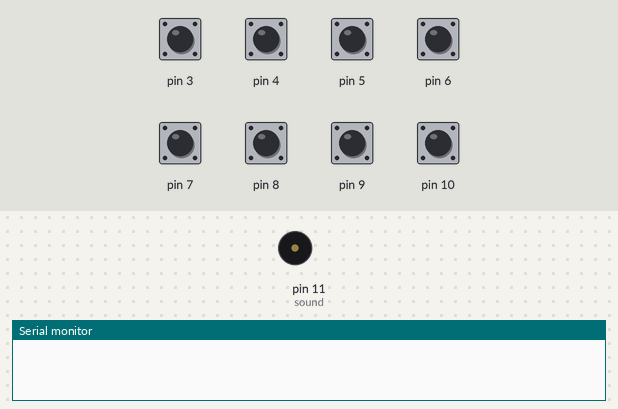
Simulated run of this sketch. Board: Arduino Uno, built with avr-gcc and run on an emulated ATmega328P. Parts: buzzer (waves = sounding), the last lines printed to the serial monitor. Inputs (shaded band) come from the test bench; at power-on: pin 3–10 HIGH.

Above: at 0.0 s.
At 2.5 s:
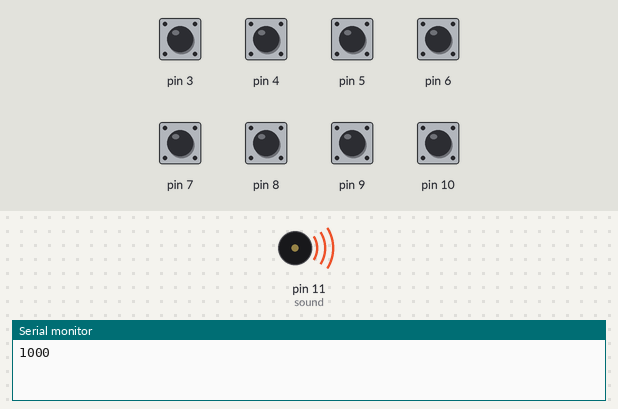
Timing chart, 0 to 4.0 s (numbered marks = the images above):
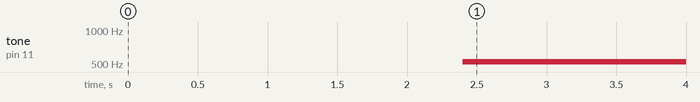

The sketch:

piano_miercuri_robotics_for_life.ino
```cpp
#include <CapacitiveSensor.h>

CapacitiveSensor cs_2_3 = CapacitiveSensor(2,3);        // 10M resistor between pins 4 & 2, pin 2 is sensor pin, add a wire and or foil if desired
CapacitiveSensor cs_2_4 = CapacitiveSensor(2,4);
CapacitiveSensor cs_2_5 = CapacitiveSensor(2,5);
CapacitiveSensor cs_2_6 = CapacitiveSensor(2,6);
CapacitiveSensor cs_2_7 = CapacitiveSensor(2,7);
CapacitiveSensor cs_2_8 = CapacitiveSensor(2,8);
CapacitiveSensor cs_2_9 = CapacitiveSensor(2,9);
CapacitiveSensor cs_2_10 = CapacitiveSensor(2,10);
int sound = 11;
void setup() {
   cs_2_10.set_CS_AutocaL_Millis(0xFFFFFFFF);     // turn off autocalibrate on channel 1 - just as an example
   Serial.begin(9600);
   //pinMode(sound, OUTPUT);
}

void loop() {
    long start = millis();
    long total1 =  cs_2_3.capacitiveSensor(3000);
    long total2 =  cs_2_4.capacitiveSensor(3000);
    long total3 =  cs_2_5.capacitiveSensor(3000);
    long total4 =  cs_2_6.capacitiveSensor(3000);
    long total5 =  cs_2_7.capacitiveSensor(3000);
    long total6 =  cs_2_8.capacitiveSensor(3000);
    long total7 =  cs_2_9.capacitiveSensor(3000);
    long total8 =  cs_2_10.capacitiveSensor(3000);

  //  Serial.println(total1);                  // print sensor output 1
 Serial.println(total1);
    if(total1 > 400) tone(sound, 261.63);
    if(total2 > 400) tone(sound, 293.66);
    if(total3 > 400) tone(sound, 329.63);
    if(total4 > 400) tone(sound, 349.23);
    if(total5 > 400) tone(sound, 392.00);
    if(total6 > 400) tone(sound, 440.00);
    if(total7 > 400) tone(sound, 493.88);
    if(total8 > 400) tone(sound, 523.25);

    if(total1 <= 400 && total2 <= 400&& total3 <= 400 && total4 <= 400&& total5 <= 400 && total6 <= 400
                    && total7 <= 400 && total8 <= 400)
      noTone(sound);
    delay(10);
}
```

Measured:
- by itself, tone on pin 11 (sound): silent → 523 Hz at 2.4 s
